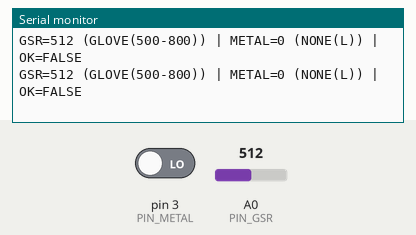
The program below on a simulated Arduino Uno, built with avr-gcc and run on an emulated ATmega328P. On the bench: the last lines printed to the serial monitor. The test bench sets the inputs (shaded band); at power-on: A0 (PIN_GSR) = 512, pin 3 (PIN_METAL) LOW.

Above: at 1.4 s.
1.5 s: A0 (PIN_GSR) set to 490
At 1.85 s:
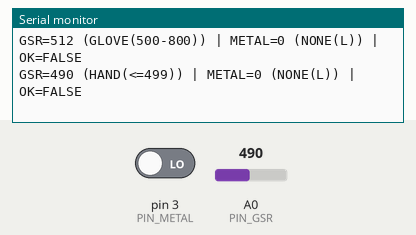
3.5 s: pin 3 (PIN_METAL) driven HIGH
At 3.85 s:
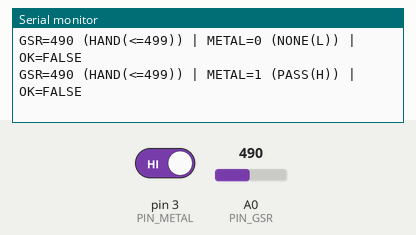
5.7 s: A0 (PIN_GSR) set to 509
At 6.05 s:
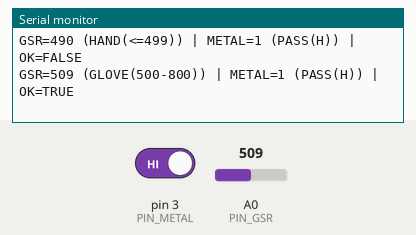
7.7 s: A0 (PIN_GSR) set to 810
At 8.04 s:
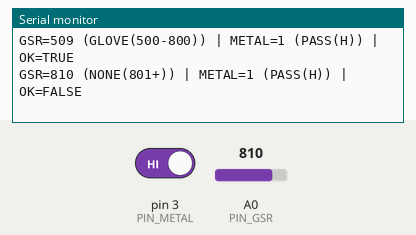
9.7 s: pin 3 (PIN_METAL) driven LOW
At 10.05 s:
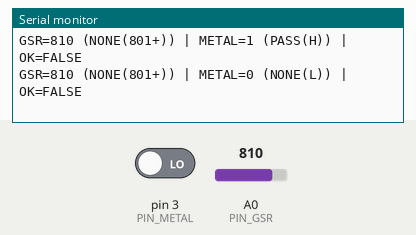
11.7 s: A0 (PIN_GSR) set to 790
At 11.85 s:
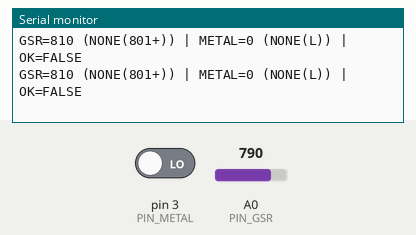

Measured:
- after the input at 1.5 s, the serial monitor: prints a new line after 0.19 s (image 1)
- after the input at 3.5 s, the serial monitor: prints a new line after 0.19 s (image 2)
- after the input at 5.7 s, the serial monitor: prints a new line after 0.19 s (image 3)
- after the input at 7.7 s, the serial monitor: prints a new line after 0.19 s (image 4)
- after the input at 9.7 s, the serial monitor: prints a new line after 0.19 s (image 5)

The program:

main.cpp
```cpp
#include <Arduino.h>

/* 핀 매핑 */
const uint8_t PIN_GSR   = A0;  // GSR: 노랑→A0, 흰→5V, 검정→GND
const uint8_t PIN_METAL = 3;   // PNP OUT → 분압 노드 → D3 (노드에서 10k→GND)

/* === GSR 범위(요청 기준) ===
 * HAND  : <= 499
 * GLOVE : 500 ~ 800 (포함)
 * NONE  : 801+
 */
const int GSR_HAND_MAX  = 499;
const int GSR_GLOVE_MIN = 500;
const int GSR_GLOVE_MAX = 800;

/* 출력 주기 */
const unsigned long PRINT_INTERVAL_MS = 200;

/* 금속센서 디바운스(간단) */
const uint8_t METAL_SAMPLES = 7;
const uint8_t METAL_PASS_MIN = 4;
const uint8_t METAL_SAMPLE_DELAY_MS = 2;

/* GSR 중위수 필터(노이즈 억제) */
int median5() {
  int v[5];
  for (int i=0;i<5;i++){ v[i]=analogRead(PIN_GSR); delay(2); }
  for (int i=1;i<5;i++){
    int key=v[i], j=i-1;
    while(j>=0 && v[j]>key){ v[j+1]=v[j]; j--; }
    v[j+1]=key;
  }
  return v[2];
}

bool metalPassDebounced() {
  uint8_t high_cnt=0;
  for(uint8_t i=0;i<METAL_SAMPLES;i++){
    if (digitalRead(PIN_METAL)==HIGH) high_cnt++;  // PNP=HIGH → PASS
    delay(METAL_SAMPLE_DELAY_MS);
  }
  return (high_cnt>=METAL_PASS_MIN);
}

enum GsrClass { G_NONE, G_HAND, G_GLOVE };

GsrClass classifyGSR(int raw){
  if (raw >= GSR_GLOVE_MIN && raw <= GSR_GLOVE_MAX) return G_GLOVE;
  if (raw <= GSR_HAND_MAX)                           return G_HAND;
  return G_NONE; // 801+
}

const char* gsrName(GsrClass c){
  switch(c){
    case G_HAND:  return "HAND(<=499)";
    case G_GLOVE: return "GLOVE(500-800)";
    default:      return "NONE(801+)";
  }
}

void setup(){
  Serial.begin(9600);
  delay(200);
  pinMode(PIN_METAL, INPUT);  // 외부 분압 사용
  Serial.println(F("=== SENSOR TEST ==="));
  Serial.println(F("GSR: HAND<=499, GLOVE=500-800, NONE=801+"));
  Serial.println(F("METAL: PNP HIGH=PASS (분압 노드→D3, 노드→10k→GND)"));
  Serial.println();
}

void loop(){
  static unsigned long last=0;
  if (millis()-last < PRINT_INTERVAL_MS) return;
  last = millis();

  // GSR 읽기/분류
  int gsr_raw = median5();
  GsrClass gsr = classifyGSR(gsr_raw);

  // 금속(PNP) 판정
  bool metal_pass = metalPassDebounced();
  int  metal_raw  = digitalRead(PIN_METAL); // 1=PASS(H), 0=NONE(L)

  // 최종 OK = 장갑 && 금속 PASS
  bool ok = (gsr==G_GLOVE) && metal_pass;

  // 라즈베리파이 파서 호환 출력
  Serial.print(F("GSR="));   Serial.print(gsr_raw);
  Serial.print(F(" ("));     Serial.print(gsrName(gsr)); Serial.print(F(") | "));
  Serial.print(F("METAL=")); Serial.print(metal_raw);
  Serial.print(F(" ("));     Serial.print(metal_pass?F("PASS(H)"):F("NONE(L)")); Serial.print(F(") | "));
  Serial.print(F("OK="));    Serial.println(ok?F("TRUE"):F("FALSE"));
}
```
